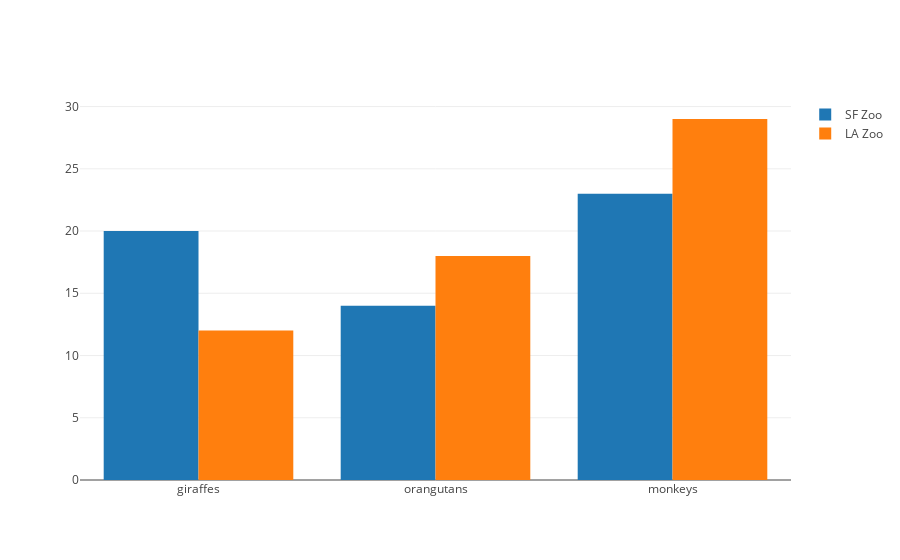

The notebook cell saved with this chart:
### Markdown cell above
## Grouped Bar Chart

### Code cell
val trace1 = Bar(
  Seq("giraffes", "orangutans", "monkeys"),
  Seq(20, 14, 23),
  name = "SF Zoo"
)

val trace2 = Bar(
  Seq("giraffes", "orangutans", "monkeys"),
  Seq(12, 18, 29),
  name = "LA Zoo"
)

val data = Seq(trace1, trace2)

val layout = Layout( 
  barmode = BarMode.Group
)

plot(data, layout)

### Figure 1 — Plotly figure (JSON) as saved in the notebook; plotly's stock layout.template omitted (floating-point values rounded to 4 significant figures)
{"data": [{"name": "SF Zoo", "type": "bar", "x": ["giraffes", "orangutans", "monkeys"], "y": [20, 14, 23]}, {"name": "LA Zoo", "type": "bar", "x": ["giraffes", "orangutans", "monkeys"], "y": [12, 18, 29]}], "layout": {"barmode": "group"}}
